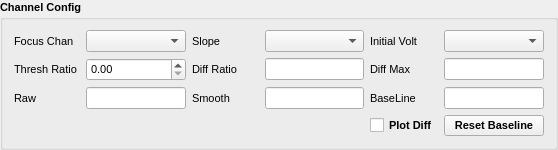
     <widget class="QGroupBox" name="groupBox_6">
      <property name="sizePolicy">
       <sizepolicy hsizetype="Preferred" vsizetype="Fixed">
        <horstretch>0</horstretch>
        <verstretch>0</verstretch>
       </sizepolicy>
      </property>
      <property name="font">
       <font>
        <pointsize>8</pointsize>
        <bold>true</bold>
       </font>
      </property>
      <property name="title">
       <string>Channel Config</string>
      </property>
      <layout class="QGridLayout" name="gridLayout_8" columnstretch="2,3,2,3,2,3">
       <item row="0" column="0">
        <widget class="QLabel" name="label_17">
         <property name="font">
          <font>
           <pointsize>8</pointsize>
           <bold>false</bold>
          </font>
         </property>
         <property name="text">
          <string>Focus Chan</string>
         </property>
        </widget>
       </item>
       <item row="0" column="1">
        <widget class="QComboBox" name="comb_ch">
         <property name="font">
          <font>
           <pointsize>8</pointsize>
           <bold>false</bold>
           <kerning>true</kerning>
          </font>
         </property>
        </widget>
       </item>
       <item row="0" column="2">
        <widget class="QLabel" name="label_18">
         <property name="font">
          <font>
           <pointsize>8</pointsize>
           <bold>false</bold>
          </font>
         </property>
         <property name="text">
          <string>Slope</string>
         </property>
        </widget>
       </item>
       <item row="0" column="3">
        <widget class="QComboBox" name="comb_slope">
         <property name="font">
          <font>
           <pointsize>8</pointsize>
           <bold>true</bold>
          </font>
         </property>
        </widget>
       </item>
       <item row="0" column="4">
        <widget class="QLabel" name="label_19">
         <property name="font">
          <font>
           <pointsize>8</pointsize>
           <bold>false</bold>
          </font>
         </property>
         <property name="text">
          <string>Initial Volt</string>
         </property>
        </widget>
       </item>
       <item row="0" column="5">
        <widget class="QComboBox" name="comb_opt">
         <property name="font">
          <font>
           <pointsize>8</pointsize>
           <bold>true</bold>
          </font>
         </property>
        </widget>
       </item>
       <item row="1" column="0">
        <widget class="QLabel" name="label_27">
         <property name="font">
          <font>
           <pointsize>8</pointsize>
           <bold>false</bold>
          </font>
         </property>
         <property name="text">
          <string>Thresh Ratio</string>
         </property>
        </widget>
       </item>
       <item row="1" column="1">
        <widget class="QDoubleSpinBox" name="spin_threshold_ratio">
         <property name="font">
          <font>
           <pointsize>8</pointsize>
           <bold>false</bold>
          </font>
         </property>
        </widget>
       </item>
       <item row="1" column="2">
        <widget class="QLabel" name="label_3">
         <property name="font">
          <font>
           <pointsize>8</pointsize>
           <bold>false</bold>
           <kerning>true</kerning>
          </font>
         </property>
         <property name="text">
          <string>Diff Ratio</string>
         </property>
        </widget>
       </item>
       <item row="1" column="3">
        <widget class="QLineEdit" name="linee_diff_ratio">
         <property name="font">
          <font>
           <pointsize>8</pointsize>
           <bold>false</bold>
           <kerning>true</kerning>
          </font>
         </property>
         <property name="readOnly">
          <bool>true</bool>
         </property>
        </widget>
       </item>
       <item row="1" column="4">
        <widget class="QLabel" name="label_2">
         <property name="font">
          <font>
           <pointsize>8</pointsize>
           <bold>false</bold>
           <kerning>true</kerning>
          </font>
         </property>
         <property name="text">
          <string>Diff Max</string>
         </property>
        </widget>
       </item>
       <item row="1" column="5">
        <widget class="QLineEdit" name="linee_diff_max">
         <property name="font">
          <font>
           <pointsize>8</pointsize>
           <bold>false</bold>
           <kerning>true</kerning>
          </font>
         </property>
         <property name="readOnly">
          <bool>true</bool>
         </property>
        </widget>
       </item>
       <item row="2" column="0">
        <widget class="QLabel" name="label_4">
         <property name="font">
          <font>
           <pointsize>8</pointsize>
           <bold>false</bold>
           <kerning>true</kerning>
          </font>
         </property>
         <property name="text">
          <string>Raw</string>
         </property>
        </widget>
       </item>
       <item row="2" column="1">
        <widget class="QLineEdit" name="linee_raw">
         <property name="font">
          <font>
           <pointsize>8</pointsize>
           <bold>false</bold>
           <kerning>true</kerning>
          </font>
         </property>
         <property name="readOnly">
          <bool>true</bool>
         </property>
        </widget>
       </item>
       <item row="2" column="2">
        <widget class="QLabel" name="label_5">
         <property name="font">
          <font>
           <pointsize>8</pointsize>
           <bold>false</bold>
           <kerning>true</kerning>
          </font>
         </property>
         <property name="text">
          <string>Smooth</string>
         </property>
        </widget>
       </item>
       <item row="2" column="3">
        <widget class="QLineEdit" name="linee_smooth">
         <property name="font">
          <font>
           <pointsize>8</pointsize>
           <bold>false</bold>
           <kerning>true</kerning>
          </font>
         </property>
         <property name="readOnly">
          <bool>true</bool>
         </property>
        </widget>
       </item>
       <item row="2" column="4">
        <widget class="QLabel" name="label">
         <property name="font">
          <font>
           <pointsize>8</pointsize>
           <bold>false</bold>
           <kerning>true</kerning>
          </font>
         </property>
         <property name="text">
          <string>BaseLine</string>
         </property>
        </widget>
       </item>
       <item row="2" column="5">
        <widget class="QLineEdit" name="linee_baseline">
         <property name="font">
          <font>
           <pointsize>8</pointsize>
           <bold>false</bold>
           <kerning>true</kerning>
          </font>
         </property>
         <property name="readOnly">
          <bool>true</bool>
         </property>
        </widget>
       </item>
       <item row="3" column="4">
        <widget class="QCheckBox" name="checkb_plot_diff">
         <property name="text">
          <string>Plot Diff</string>
         </property>
        </widget>
       </item>
       <item row="3" column="5">
        <widget class="QPushButton" name="btn_reset_baseline">
         <property name="font">
          <font>
           <pointsize>8</pointsize>
           <bold>true</bold>
          </font>
         </property>
         <property name="text">
          <string>Reset Baseline</string>
         </property>
        </widget>
       </item>
      </layout>
     </widget>
